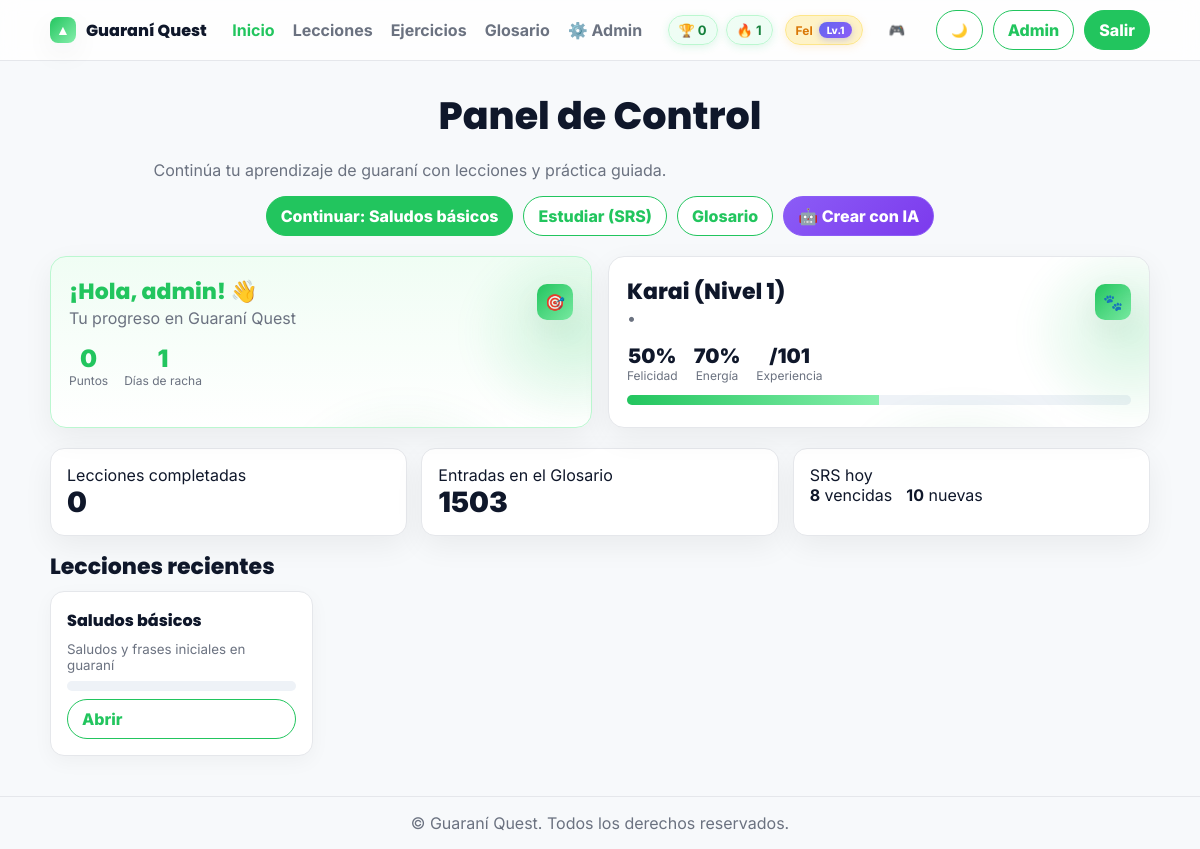
The app's page /learning/dashboard/ (signed in) with its own data.
### learning/models.py (models this page shows, shortened)
class UserProfile(models.Model):
    user = models.OneToOneField(User, on_delete=models.CASCADE, related_name='profile')
    points = models.PositiveIntegerField(default=0)
    streak = models.PositiveIntegerField(default=0)
    last_active = models.DateField(auto_now=True)

class VirtualPet(models.Model):
    user = models.OneToOneField(User, on_delete=models.CASCADE, related_name='pet')
    name = models.CharField(max_length=50, default='Karai')
    species = models.CharField(max_length=50, default='Jaguareté')
    happiness = models.PositiveSmallIntegerField(default=50)  # 0-100
    energy = models.PositiveSmallIntegerField(default=70)     # 0-100
    level = models.PositiveSmallIntegerField(default=1)
    experience = models.PositiveIntegerField(default=0)      # XP for leveling up
    last_interaction = models.DateTimeField(auto_now=True)
    last_fed = models.DateTimeField(null=True, blank=True)
    last_played = models.DateTimeField(null=True, blank=True)
    last_cleaned = models.DateTimeField(null=True, blank=True)
    MOOD_CHOICES = [
        ('happy', 'Feliz'),
        ('sad', 'Triste'),
        ('tired', 'Cansado'),
        ('hungry', 'Hambriento'),
        ('bored', 'Aburrido'),
        ('excited', 'Emocionado'),
        ('sleepy', 'Somnoliento'),
    ]
    mood = models.CharField(max_length=20, choices=MOOD_CHOICES, default='happy')
    PET_SPECIES = [
        ('jaguarete', 'Jaguareté'),
        ('tucán', 'Tucán'),
        ('capibara', 'Capibara'),
        ('mariposa', 'Mariposa'),
        ('mono', 'Mono'),
    ]
    species = models.CharField(max_length=20, choices=PET_SPECIES, default='jaguarete')

class Lesson(models.Model):
    title = models.CharField(max_length=200)
    description = models.TextField(blank=True)
    order = models.PositiveIntegerField(default=0)
    is_published = models.BooleanField(default=True)
    class Meta:
        ordering = ["order", "id"]

### learning/views.py (the view, shortened to what this page needs)
# urls.py: path("dashboard/", views.DashboardView.as_view(), name="dashboard"),
class DashboardView(LoginRequiredMixin, TemplateView):
    def _get_pet_data(self, pet):
        return {
            "name": pet.name,
            "species": pet.species,
            "happiness": pet.happiness,
            "energy": pet.energy,
            "level": pet.level,
            "mood": pet.mood,
            "mood_display": pet.get_mood_display()
        }
    template_name = "learning/dashboard.html"
    def get_context_data(self, **kwargs):
        ctx = super().get_context_data(**kwargs)
        user = self.request.user
        profile = user.profile
        pet = user.pet
        lessons = Lesson.objects.filter(is_published=True).order_by("order")
        progress_qs = UserLessonProgress.objects.filter(user=user)
        progress_map = {lp.lesson_id: lp for lp in progress_qs}
        lessons_completed = sum(1 for lp in progress_map.values() if lp.completed)
        glossary_count = GlossaryEntry.objects.filter(user=user).count()
        not_completed_ids = [lid for lid, lp in progress_map.items() if not lp.completed]
        next_lesson = (lessons.filter(id__in=not_completed_ids).first() or lessons.first())
        recent_lessons = (
            Lesson.objects.filter(progress__user=user)
            .order_by("-progress__updated_at")
            .distinct()[:4]
        )
        if not recent_lessons:
            recent_lessons = lessons[:4]
        due_reviews = 0
        allowed_new = 0
        try:
            deck, _ = SRSDeck.objects.get_or_create(user=user, name="Mi Glosario")
            state, _ = SRSUserState.objects.get_or_create(user=user, deck=deck)
            today = timezone.now().date()
            new_shown = state.new_shown_count if state.new_shown_on == today else 0
            default_limit = {"beginner": 10, "comfortable": 15, "aggressive": 25}.get(state.mode or "comfortable", 15)
            limit = state.new_limit or default_limit
            allowed_new = max(0, limit - new_shown)
            due_reviews = Flashcard.objects.filter(
                user=user, deck=deck, suspended=False, repetitions__gt=0, due_at__lte=timezone.now()
            ).count()
        except Exception:
            pass
        ctx.update({
            "lessons": lessons,              # still handy for small strip
            "progress_map": progress_map,
            "lessons_completed": lessons_completed,
            "glossary_count": glossary_count,
            "next_lesson": next_lesson,
            "recent_lessons": recent_lessons,
            "due_reviews": due_reviews,
            "allowed_new": allowed_new,
            "points": profile.points,
            "streak": profile.streak,
            "pet": self._get_pet_data(pet) if pet else None
        })
        return ctx
    def get(self, request, *args, **kwargs):
        profile = request.user.profile
        today = timezone.now().date()
        return super().get(request, *args, **kwargs)

### learning/templatetags/dict_extras.py (called while the page is built)
@register.filter
def get_item(d, key):
    try:
        return d.get(key)
    except Exception:
        return None

### learning/templates/learning/dashboard.html (shortened to what this page needs)
{% extends "base.html" %}
{% load dict_extras %}
{% block content %}
  <section style="text-align:center;margin:26px 0 18px;">
    <h1>Panel de Control</h1>
    <p class="lead">Continúa tu aprendizaje de guaraní con lecciones y práctica guiada.</p>
    <div style="display:flex;gap:10px;justify-content:center;flex-wrap:wrap;margin-top:10px;">
      {% if next_lesson %}
        <a class="qx-btn" href="{% url 'lesson_detail' next_lesson.id %}">Continuar: {{ next_lesson.title }}</a>
      {% else %}
        <a class="qx-btn" href="{% url 'lessons_overview' %}">Ver Lecciones</a>
      {% endif %}
      <a class="qx-btn qx-outline" href="{% url 'srs_study' %}">Estudiar (SRS)</a>
      <a class="qx-btn qx-outline" href="{% url 'glossary' %}">Glosario</a>
      {% if user.is_staff %}
        <a class="qx-btn" href="{% url 'create_lesson_ai' %}" style="background:linear-gradient(135deg,#8b5cf6,#7c3aed);border-color:#8b5cf6;">🤖 Crear con IA</a>
      {% endif %}
    </div>
  </section>
  {% if user.is_authenticated %}
  <section class="bento-grid" style="margin:20px 0;">
    <div class="bento-card bento-accent col-span-6">
      <div style="display:flex;justify-content:space-between;align-items:center;">
        <div>
          <h3 class="bento-title" style="margin:0;color:var(--green);">¡Hola, {{ user.username }}! 👋</h3>
          <p class="bento-desc">Tu progreso en Guaraní Quest</p>
        </div>
        <div class="bento-icon">🎯</div>
      </div>
      <div style="display:flex;gap:16px;margin-top:16px;">
        <div style="text-align:center;">
          <div style="font-size:24px;font-weight:900;color:var(--green);">{{ points|default:0 }}</div>
          <div style="font-size:12px;color:var(--muted);">Puntos</div>
        </div>
        <div style="text-align:center;">
          <div style="font-size:24px;font-weight:900;color:var(--green);">{{ streak|default:0 }}</div>
          <div style="font-size:12px;color:var(--muted);">Días de racha</div>
        </div>
      </div>
    </div>
    {% if pet %}
    <div class="bento-card col-span-6">
      <div style="display:flex;justify-content:space-between;align-items:center;">
        <div>
          <h3 class="bento-title" style="margin:0;">{{ pet.name }} (Nivel {{ pet.level }})</h3>
          <p class="bento-desc">{{ pet.get_mood_display }} • {{ pet.get_species_display }}</p>
        </div>
        <div class="bento-icon">🐾</div>
      </div>
      <div style="display:flex;gap:16px;margin-top:16px;">
        <div style="text-align:center;">
          <div style="font-size:20px;font-weight:900;">{{ pet.happiness }}%</div>
          <div style="font-size:12px;color:var(--muted);">Felicidad</div>
        </div>
        <div style="text-align:center;">
          <div style="font-size:20px;font-weight:900;">{{ pet.energy }}%</div>
          <div style="font-size:12px;color:var(--muted);">Energía</div>
        </div>
        <div style="text-align:center;">
          <div style="font-size:20px;font-weight:900;">{{ pet.experience }}/{{ pet.level|add:"100" }}</div>
          <div style="font-size:12px;color:var(--muted);">Experiencia</div>
        </div>
      </div>
      <div style="margin-top:12px;">
        <div class="progress"><div class="bar" style="width: {{ pet.happiness }}%"></div></div>
      </div>
    </div>
    {% endif %}
  </section>
  {% endif %}
  <section class="grid" style="grid-template-columns:repeat(auto-fit,minmax(240px,1fr));gap:14px;margin-bottom:14px;">
    <div class="card">
      <div class="tip">Lecciones completadas</div>
      <div style="font-size:28px;font-weight:900;">{{ lessons_completed }}</div>
    </div>
    <div class="card">
      <div class="tip">Entradas en el Glosario</div>
      <div style="font-size:28px;font-weight:900;">{{ glossary_count }}</div>
    </div>
    <div class="card">
      <div class="tip">SRS hoy</div>
      <div style="display:flex;gap:14px;align-items:center;">
        <div><strong>{{ due_reviews }}</strong> vencidas</div>
        <div><strong>{{ allowed_new }}</strong> nuevas</div>
      </div>
    </div>
  </section>
  <section style="margin:10px 0;">
    <h3 style="margin-bottom:8px;">Lecciones recientes</h3>
    <div class="grid grid-4">
      {% for l in recent_lessons %}
        {% with lp=progress_map|get_item:l.id %}
        <div class="tile">
          <h4 style="margin:0">{{ l.title }}</h4>
          <small>{{ l.description|default:"" }}</small>
          <div class="progress"><div class="bar" style="width: {{ lp.progress_percent|default:0 }}%"></div></div>
          <a class="qx-btn qx-outline" href="{% url 'lesson_detail' l.id %}">Abrir</a>
        </div>
        {% endwith %}
      {% empty %}
        <div class="card">Aún no hay lecciones recientes. <a href="{% url 'lessons_overview' %}" style="color:var(--green);font-weight:800;">Explorar lecciones</a></div>
      {% endfor %}
    </div>
  </section>
{% endblock %}

### learning/templates/base.html (shortened to what this page needs)
<!DOCTYPE html>
<html lang="es">
<head>
  {% load static %}
  <link rel="stylesheet" href="{% static 'css/styles.css' %}">
</head>
<body class="qx">
  <header class="qx-nav">
    <div class="qx-container qx-nav-row">
      <a class="qx-brand" href="{% url 'dashboard' %}">
        <span class="qx-logo">▲</span>
        <span>Guaraní Quest</span>
      </a>
      <nav class="qx-menu desktop-menu">
        <a href="{% url 'dashboard' %}" data-match="/">Inicio</a>
        <a href="{% url 'lessons_overview' %}">Lecciones</a>
        <a href="{% url 'exercises' %}">Ejercicios</a>
        <a href="{% url 'glossary' %}">Glosario</a>
        {% if user.is_staff %}
          <a href="{% url 'admin_panel' %}">⚙️ Admin</a>
        {% endif %}
      </nav>
      <div class="qx-actions">
        {% if user.is_authenticated %}
          <div class="qx-gamification-nav">
            <div class="qx-points-display">
              <span class="qx-points" title="Puntos">🏆 {{ user.profile.points }}</span>
              <span class="qx-streak" title="Racha de días">🔥 {{ user.profile.streak }}</span>
            </div>
            {% if user.pet %}
              <div class="qx-pet-status" title="Estado de {{ user.pet.name }}">
                <span class="qx-pet-mood">{{ user.pet.get_mood_display|slice:":3" }}</span>
                <span class="qx-pet-level">Lv.{{ user.pet.level }}</span>
              </div>
            {% endif %}
            <div class="qx-quick-menu">
              <button class="qx-btn qx-ghost qx-dropdown-toggle" onclick="toggleDropdown('gamification-menu')" title="Menú de gamificación">🎮</button>
            </div>
          </div>
        {% endif %}
        <button class="qx-btn qx-outline" id="theme-toggle" onclick="toggleTheme()" title="Tema claro/oscuro">🌙</button>
        {% if user.is_authenticated %}
          <a class="qx-btn qx-outline" href="/admin/">Admin</a>
          <a class="qx-btn" href="{% url 'logout' %}">Salir</a>
        {% else %}
          <a class="qx-btn qx-outline" href="{% url 'signup' %}">Regístrate</a>
          <a class="qx-btn" href="{% url 'login' %}">Inicia Sesión</a>
        {% endif %}
      </div>
    </div>
  </header>
  <main class="qx-container" id="main">
    {% block content %}{% endblock %}
  </main>
  <footer class="qx-footer">
    <div class="qx-container">
      © {{ now|date:"Y" }} Guaraní Quest. Todos los derechos reservados.
    </div>
  </footer>
  {% load static %}
</body>
</html>

### records on screen
Lesson: title "Saludos básicos", description "Saludos y frases iniciales en guaraní"
VirtualPet: name "Karai"

### other values on screen
{{ user.profile.points }} "0"
{{ user.profile.streak }} "1"
{{ user.pet.get_mood_display|slice:":3" }} "Fel"
{{ user.pet.level }} "1"
{{ user.username }} "admin"
{{ points|default:0 }} "0"
{{ streak|default:0 }} "1"
{{ pet.level }} "1"
{{ pet.happiness }} "50"
{{ pet.energy }} "70"
{{ pet.level|add:"100" }} "101"
{{ lessons_completed }} "0"
{{ glossary_count }} "1503"
{{ due_reviews }} "8"
{{ allowed_new }} "10"
